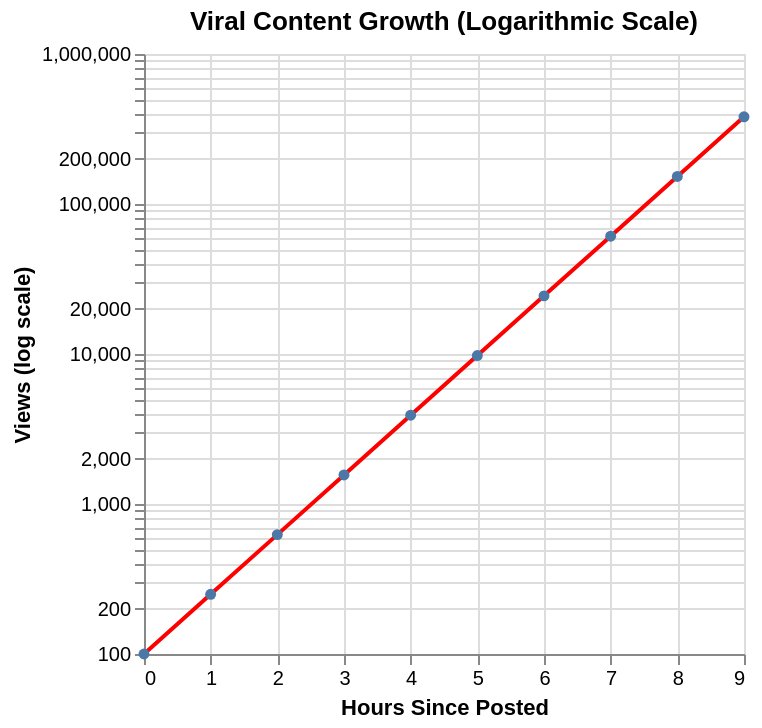

Express this chart as Vega-Lite.
### Vega-Lite specification from a JSON file in a GitHub repository (floating-point values rounded to 4 significant figures)
{"$schema": "https://vega.github.io/schema/vega-lite/v5.json", "description": "Viral content growth pattern", "data": {"values": [{"hour": 0, "views": 100}, {"hour": 1, "views": 250}, {"hour": 2, "views": 625}, {"hour": 3, "views": 1562}, {"hour": 4, "views": 3906}, {"hour": 5, "views": 9765}, {"hour": 6, "views": 24413}, {"hour": 7, "views": 61032}, {"hour": 8, "views": 152580}, {"hour": 9, "views": 381450}]}, "mark": {"type": "line", "point": true, "color": "red"}, "encoding": {"x": {"field": "hour", "type": "quantitative", "axis": {"title": "Hours Since Posted"}}, "y": {"field": "views", "type": "quantitative", "scale": {"type": "log"}, "axis": {"title": "Views (log scale)", "format": ",.0f"}}, "tooltip": [{"field": "hour", "type": "quantitative", "title": "Hour"}, {"field": "views", "type": "quantitative", "format": ",.0f", "title": "Views"}]}, "title": "Viral Content Growth (Logarithmic Scale)"}
